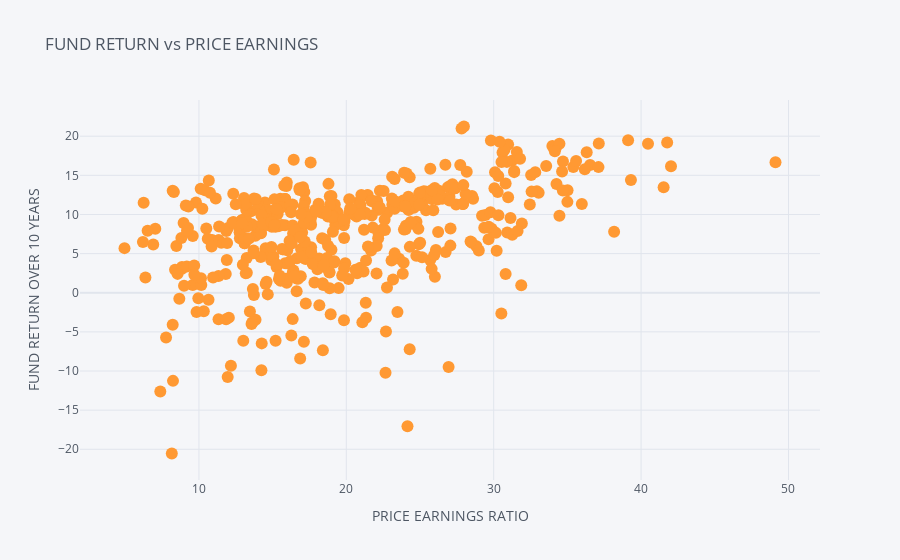

The notebook cell saved with this chart:
### Markdown cell above
### COMPARISON BETWEEN FUND RETURN AND PE

### Code cell
df.iplot(kind = 'scatter', x = 'price_earnings_ratio', y = 'fund_return_10years', mode = 'markers', xTitle='PRICE EARNINGS RATIO',yTitle = 'FUND RETURN OVER 10 YEARS',title = 'FUND RETURN vs PRICE K' )

### Figure 1 — Plotly figure (JSON) as saved in the notebook; plotly's stock layout.template omitted (floating-point values rounded to 4 significant figures; data arrays with more than 128 entries replaced by an {"elided": "..."} marker saying what was removed)
{"data": [{"line": {"color": "rgba(255, 153, 51, 1.0)", "dash": "solid", "shape": "linear", "width": 1.3}, "marker": {"size": 12, "symbol": "circle"}, "mode": "markers", "name": "fund_return_10years", "text": "", "type": "scatter", "x": {"elided": "511 float values"}, "y": {"elided": "511 float values"}}], "layout": {"autosize": true, "dragmode": "zoom", "legend": {"bgcolor": "#F5F6F9", "font": {"color": "#4D5663"}}, "paper_bgcolor": "#F5F6F9", "plot_bgcolor": "#F5F6F9", "title": {"font": {"color": "#4D5663"}, "text": "FUND RETURN vs PRICE EARNINGS"}, "xaxis": {"autorange": true, "gridcolor": "#E1E5ED", "range": [1.874, 52.2], "showgrid": true, "tickfont": {"color": "#4D5663"}, "title": {"font": {"color": "#4D5663"}, "text": "PRICE EARNINGS RATIO"}, "type": "linear", "zerolinecolor": "#E1E5ED"}, "yaxis": {"autorange": true, "gridcolor": "#E1E5ED", "range": [-25.23, 25.93], "showgrid": true, "tickfont": {"color": "#4D5663"}, "title": {"font": {"color": "#4D5663"}, "text": "FUND RETURN OVER 10 YEARS"}, "type": "linear", "zerolinecolor": "#E1E5ED"}}}
